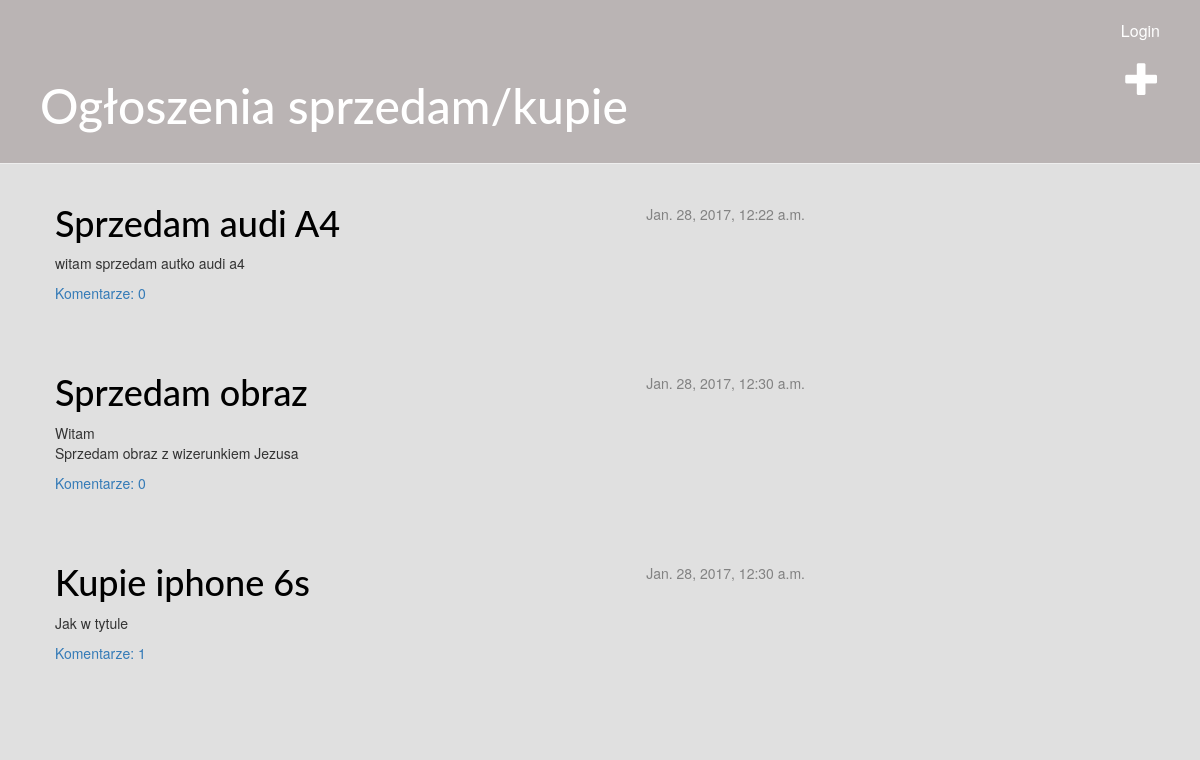
The page / on the database its author committed.
### blog/models.py (models this page shows, shortened)
class Post(models.Model):
    author = models.ForeignKey('auth.User')
    title = models.CharField(max_length=200)
    text = models.TextField()
    created_date = models.DateTimeField(
            default=timezone.now)
    published_date = models.DateTimeField(
            blank=True, null=True)
    image = models.FileField(null=True, blank=True)
    def approved_comments(self):
        return self.comments.filter(approved_comment=True)

### blog/views.py (the view)
# urls.py: url(r'^$', views.post_list, name='post_list'),
def post_list(request):
    posts = Post.objects.filter(published_date__lte=timezone.now()).order_by('published_date')
    return render(request, 'blog/post_list.html', {'posts': posts})

### blog/templates/blog/post_list.html
{% extends 'blog/base.html' %}
{% block content %}
    {% for post in posts %}
        <div class="post">
            <div class="date">
                {{ post.published_date }}
            </div>
            <h1><a href="{% url 'post_detail' pk=post.pk %}">{{ post.title }}</a></h1>
            <p>{{ post.text|linebreaksbr }}</p>
            <a href="{% url 'post_detail' pk=post.pk %}">Komentarze: {{ post.approved_comments.count }}</a>
        </div>
    {% endfor %}
{% endblock content %}

### blog/templates/blog/base.html (shortened to what this page needs)
{% load staticfiles %}
<html>
    <head>
        <link rel="stylesheet" href="//maxcdn.bootstrapcdn.com/bootstrap/3.2.0/css/bootstrap.min.css">
        <link rel="stylesheet" href="//maxcdn.bootstrapcdn.com/bootstrap/3.2.0/css/bootstrap-theme.min.css">
        <link rel="stylesheet" href="{% static 'css/blog.css' %}">
    </head>
    <body>
    <div class="page-header">
        {% if user.is_authenticated %}
            <span><a href="http://localhost:8000/accounts/logout" class="top-menu" style="font-size: 16px;">Logout</a><br><br></span>
            {% else %}
            <span><a href="http://localhost:8000/accounts/login" class="top-menu" style="font-size: 16px;">Login</a><br><br></span>
            {% endif %}
		<a href="{% url 'post_new' %}" class="top-menu"><span class="glyphicon glyphicon-plus"></span></a>
        <h1><a href="/">Ogłoszenia sprzedam/kupie</a></h1>
    </div>
    <div class="content container">
        <div class="row">
            <div class="col-md-8">
            {% block content %}
            {% endblock %}
            </div>
        </div>
    </div>
</body>
</html>

### static/css/blog.css (style rules this page uses)
body { background-color: #e0e0e0; }
h1 a { color: #ffdddd; font-family: 'Lato'; }
.page-header { background-color: #bab4b4; margin-top: 0; padding: 20px 20px 20px 40px; }
.page-header h1, .page-header h1 a, .page-header h1 a:visited, .page-header h1 a:active { color: #ffffff; font-size: 36pt; text-decoration: none; }
.content { margin-left: 40px; }
h1, h2, h3, h4 { font-family: 'Lato';, cursive; }
.date { float: right; color: #828282; }
.top-menu, .top-menu:hover, .top-menu:visited { color: #ffffff; float: right; font-size: 26pt; margin-right: 20px; }
.post { margin-bottom: 70px; }
.post h1 a, .post h1 a:visited { color: #000000; }

### rows shown on the page
Post: published_date "Jan. 28, 2017, 12:22 a.m.", title "Sprzedam audi A4", text "witam sprzedam autko audi a4", approved_comments.count "0"
Post: published_date "Jan. 28, 2017, 12:30 a.m.", title "Sprzedam obraz", text "Witam Sprzedam obraz z wizerunkiem Jezusa", approved_comments.count "0"
Post: published_date "Jan. 28, 2017, 12:30 a.m.", title "Kupie iphone 6s", text "Jak w tytule", approved_comments.count "1"
